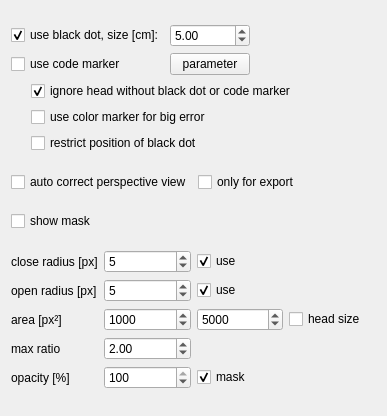
<?xml version="1.0" encoding="UTF-8"?>
<ui version="4.0">
 <class>MultiColorMarker</class>
 <widget class="QWidget" name="MultiColorMarker">
  <property name="geometry">
   <rect>
    <x>0</x>
    <y>0</y>
    <width>387</width>
    <height>416</height>
   </rect>
  </property>
  <layout class="QVBoxLayout" name="verticalLayout">
   <item>
    <layout class="QGridLayout" name="gridLayout_4">
     <item row="0" column="0">
      <layout class="QGridLayout" name="gridLayout_3">
       <item row="0" column="1">
        <widget class="QDoubleSpinBox" name="dotSize">
         <property name="minimum">
          <double>0.100000000000000</double>
         </property>
         <property name="value">
          <double>5.000000000000000</double>
         </property>
        </widget>
       </item>
       <item row="0" column="2">
        <spacer name="horizontalSpacer_2">
         <property name="orientation">
          <enum>Qt::Horizontal</enum>
         </property>
         <property name="sizeHint" stdset="0">
          <size>
           <width>40</width>
           <height>20</height>
          </size>
         </property>
        </spacer>
       </item>
       <item row="0" column="0">
        <widget class="QCheckBox" name="useDot">
         <property name="toolTip">
          <string>using black dot on top of the hat for tracking</string>
         </property>
         <property name="text">
          <string>use black dot, size [cm]:</string>
         </property>
         <property name="checked">
          <bool>true</bool>
         </property>
        </widget>
       </item>
       <item row="1" column="0">
        <widget class="QCheckBox" name="useCodeMarker">
         <property name="toolTip">
          <string>using Code Marker on top of the head for tracking</string>
         </property>
         <property name="text">
          <string>use code marker</string>
         </property>
        </widget>
       </item>
       <item row="1" column="2">
        <spacer name="horizontalSpacer_3">
         <property name="orientation">
          <enum>Qt::Horizontal</enum>
         </property>
         <property name="sizeHint" stdset="0">
          <size>
           <width>40</width>
           <height>20</height>
          </size>
         </property>
        </spacer>
       </item>
       <item row="1" column="1">
        <widget class="QPushButton" name="CodeMarkerParameter">
         <property name="text">
          <string>parameter</string>
         </property>
        </widget>
       </item>
      </layout>
     </item>
     <item row="1" column="0">
      <layout class="QGridLayout" name="gridLayout_2">
       <item row="0" column="1">
        <widget class="QCheckBox" name="ignoreWithoutDot">
         <property name="toolTip">
          <string>ignore head without black dot, if not visible / surrounded by color</string>
         </property>
         <property name="text">
          <string>ignore head without black dot or code marker</string>
         </property>
         <property name="checked">
          <bool>true</bool>
         </property>
        </widget>
       </item>
       <item row="0" column="0">
        <spacer name="horizontalSpacer">
         <property name="orientation">
          <enum>Qt::Horizontal</enum>
         </property>
         <property name="sizeType">
          <enum>QSizePolicy::Fixed</enum>
         </property>
         <property name="sizeHint" stdset="0">
          <size>
           <width>20</width>
           <height>20</height>
          </size>
         </property>
        </spacer>
       </item>
       <item row="1" column="1">
        <widget class="QCheckBox" name="useColor">
         <property name="toolTip">
          <string>use color marker while tracking for big tracking error</string>
         </property>
         <property name="text">
          <string>use color marker for big error</string>
         </property>
        </widget>
       </item>
       <item row="2" column="1">
        <widget class="QCheckBox" name="restrictPosition">
         <property name="toolTip">
          <string>restrict position of black dot on centre of head according to viewing angle</string>
         </property>
         <property name="text">
          <string>restrict position of black dot</string>
         </property>
        </widget>
       </item>
      </layout>
     </item>
    </layout>
   </item>
   <item>
    <layout class="QHBoxLayout" name="horizontalLayout">
     <item>
      <widget class="QCheckBox" name="autoCorrect">
       <property name="toolTip">
        <string>automatically correct the position of the person according to angle of view</string>
       </property>
       <property name="text">
        <string>auto correct perspective view</string>
       </property>
      </widget>
     </item>
     <item>
      <widget class="QCheckBox" name="autoCorrectOnlyExport">
       <property name="toolTip">
        <string>if auto correct is enabled only the exported real trajectories will be corrected (recommended)</string>
       </property>
       <property name="text">
        <string>only for export</string>
       </property>
      </widget>
     </item>
    </layout>
   </item>
   <item>
    <layout class="QHBoxLayout" name="horizontalLayout_2">
     <item>
      <widget class="QCheckBox" name="showMask">
       <property name="toolTip">
        <string>show selected color as mask in main window</string>
       </property>
       <property name="text">
        <string>show mask</string>
       </property>
      </widget>
     </item>
    </layout>
   </item>
   <item>
    <layout class="QGridLayout" name="gridLayout">
     <item row="1" column="0">
      <widget class="QLabel" name="label">
       <property name="toolTip">
        <string>Fills holes with a radius smaller than the given one.</string>
       </property>
       <property name="text">
        <string>close radius [px]</string>
       </property>
      </widget>
     </item>
     <item row="1" column="1">
      <widget class="QSpinBox" name="closeRadius">
       <property name="toolTip">
        <string>Fills holes with a radius smaller than the given one.</string>
       </property>
       <property name="keyboardTracking">
        <bool>false</bool>
       </property>
       <property name="minimum">
        <number>0</number>
       </property>
       <property name="maximum">
        <number>99</number>
       </property>
       <property name="singleStep">
        <number>1</number>
       </property>
       <property name="value">
        <number>5</number>
       </property>
      </widget>
     </item>
     <item row="2" column="0">
      <widget class="QLabel" name="label_2">
       <property name="toolTip">
        <string>Removes speckles with radius smaller than the parameter. Executed after closing.</string>
       </property>
       <property name="text">
        <string>open radius [px]</string>
       </property>
      </widget>
     </item>
     <item row="2" column="1">
      <widget class="QSpinBox" name="openRadius">
       <property name="toolTip">
        <string>Removes speckles with radius smaller than the parameter. Executed after closing.</string>
       </property>
       <property name="keyboardTracking">
        <bool>false</bool>
       </property>
       <property name="minimum">
        <number>0</number>
       </property>
       <property name="maximum">
        <number>99</number>
       </property>
       <property name="singleStep">
        <number>1</number>
       </property>
       <property name="value">
        <number>5</number>
       </property>
      </widget>
     </item>
     <item row="2" column="2">
      <widget class="QCheckBox" name="useOpen">
       <property name="toolTip">
        <string>Removes speckles with radius smaller than the parameter. Executed after closing.</string>
       </property>
       <property name="text">
        <string>use</string>
       </property>
       <property name="checked">
        <bool>true</bool>
       </property>
      </widget>
     </item>
     <item row="3" column="0">
      <widget class="QLabel" name="label_3">
       <property name="toolTip">
        <string>Restricts the area in pixels a head can have.</string>
       </property>
       <property name="text">
        <string>area [px²]</string>
       </property>
      </widget>
     </item>
     <item row="3" column="1">
      <widget class="QSpinBox" name="minArea">
       <property name="toolTip">
        <string>Restricts the area in pixels a head can have.</string>
       </property>
       <property name="keyboardTracking">
        <bool>false</bool>
       </property>
       <property name="minimum">
        <number>1</number>
       </property>
       <property name="maximum">
        <number>100000</number>
       </property>
       <property name="singleStep">
        <number>100</number>
       </property>
       <property name="value">
        <number>1000</number>
       </property>
      </widget>
     </item>
     <item row="4" column="0">
      <widget class="QLabel" name="label_4">
       <property name="toolTip">
        <string>Maximum ratio between length and width for a potential head</string>
       </property>
       <property name="text">
        <string>max ratio</string>
       </property>
      </widget>
     </item>
     <item row="8" column="0">
      <widget class="QLabel" name="label_5">
       <property name="toolTip">
        <string>Opacity of the mask which visualizes the selected color</string>
       </property>
       <property name="text">
        <string>opacity [%]</string>
       </property>
      </widget>
     </item>
     <item row="8" column="1">
      <widget class="QSpinBox" name="opacity">
       <property name="toolTip">
        <string>Opacity of the mask which visualizes the selected color</string>
       </property>
       <property name="maximum">
        <number>100</number>
       </property>
       <property name="value">
        <number>100</number>
       </property>
      </widget>
     </item>
     <item row="8" column="2">
      <widget class="QCheckBox" name="maskMask">
       <property name="toolTip">
        <string>Whether to show selected color as color or as white</string>
       </property>
       <property name="text">
        <string>mask</string>
       </property>
       <property name="checked">
        <bool>true</bool>
       </property>
      </widget>
     </item>
     <item row="4" column="1">
      <widget class="QDoubleSpinBox" name="maxRatio">
       <property name="toolTip">
        <string>Maximum ratio between length and width for a potential head</string>
       </property>
       <property name="minimum">
        <double>1.000000000000000</double>
       </property>
       <property name="value">
        <double>2.000000000000000</double>
       </property>
      </widget>
     </item>
     <item row="1" column="2">
      <widget class="QCheckBox" name="useClose">
       <property name="toolTip">
        <string>Fills holes with a radius smaller than the given one.</string>
       </property>
       <property name="text">
        <string>use</string>
       </property>
       <property name="checked">
        <bool>true</bool>
       </property>
      </widget>
     </item>
     <item row="3" column="2">
      <widget class="QSpinBox" name="maxArea">
       <property name="toolTip">
        <string>Restricts the area in pixels a head can have.</string>
       </property>
       <property name="minimum">
        <number>1</number>
       </property>
       <property name="maximum">
        <number>100000</number>
       </property>
       <property name="singleStep">
        <number>100</number>
       </property>
       <property name="value">
        <number>5000</number>
       </property>
      </widget>
     </item>
     <item row="3" column="3">
      <widget class="QCheckBox" name="useHeadSize">
       <property name="toolTip">
        <string>Use prototypical head size to calculate the minimum and maximum area</string>
       </property>
       <property name="text">
        <string>head size</string>
       </property>
      </widget>
     </item>
    </layout>
   </item>
  </layout>
 </widget>
 <tabstops>
  <tabstop>useDot</tabstop>
  <tabstop>dotSize</tabstop>
  <tabstop>useCodeMarker</tabstop>
  <tabstop>CodeMarkerParameter</tabstop>
  <tabstop>ignoreWithoutDot</tabstop>
  <tabstop>useColor</tabstop>
  <tabstop>restrictPosition</tabstop>
  <tabstop>autoCorrect</tabstop>
  <tabstop>autoCorrectOnlyExport</tabstop>
  <tabstop>showMask</tabstop>
  <tabstop>closeRadius</tabstop>
  <tabstop>useClose</tabstop>
  <tabstop>openRadius</tabstop>
  <tabstop>useOpen</tabstop>
  <tabstop>minArea</tabstop>
  <tabstop>maxArea</tabstop>
  <tabstop>useHeadSize</tabstop>
  <tabstop>maxRatio</tabstop>
  <tabstop>opacity</tabstop>
  <tabstop>maskMask</tabstop>
 </tabstops>
 <resources/>
 <connections/>
</ui>
